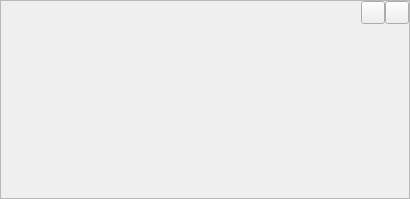
<?xml version="1.0" encoding="UTF-8"?>
<ui version="4.0">
 <class>PipePanelBScanMain</class>
 <widget class="QFrame" name="PipePanelBScanMain">
  <property name="geometry">
   <rect>
    <x>0</x>
    <y>0</y>
    <width>410</width>
    <height>199</height>
   </rect>
  </property>
  <property name="sizePolicy">
   <sizepolicy hsizetype="Preferred" vsizetype="Expanding">
    <horstretch>0</horstretch>
    <verstretch>0</verstretch>
   </sizepolicy>
  </property>
  <property name="windowTitle">
   <string>Frame</string>
  </property>
  <property name="frameShape">
   <enum>QFrame::StyledPanel</enum>
  </property>
  <property name="frameShadow">
   <enum>QFrame::Raised</enum>
  </property>
  <layout class="QGridLayout" name="gridLayout" rowstretch="0,1">
   <property name="leftMargin">
    <number>0</number>
   </property>
   <property name="topMargin">
    <number>0</number>
   </property>
   <property name="rightMargin">
    <number>0</number>
   </property>
   <property name="bottomMargin">
    <number>0</number>
   </property>
   <property name="spacing">
    <number>0</number>
   </property>
   <item row="1" column="0">
    <widget class="QSplitter" name="splitter">
     <property name="sizePolicy">
      <sizepolicy hsizetype="Preferred" vsizetype="Preferred">
       <horstretch>0</horstretch>
       <verstretch>0</verstretch>
      </sizepolicy>
     </property>
     <property name="styleSheet">
      <string notr="true">QSplitter::handle {background-color:black}</string>
     </property>
     <property name="orientation">
      <enum>Qt::Vertical</enum>
     </property>
     <property name="handleWidth">
      <number>1</number>
     </property>
     <property name="childrenCollapsible">
      <bool>false</bool>
     </property>
    </widget>
   </item>
   <item row="0" column="0">
    <layout class="QHBoxLayout" name="horizontalLayout">
     <item>
      <spacer name="horizontalSpacer">
       <property name="orientation">
        <enum>Qt::Horizontal</enum>
       </property>
       <property name="sizeHint" stdset="0">
        <size>
         <width>40</width>
         <height>20</height>
        </size>
       </property>
      </spacer>
     </item>
     <item>
      <widget class="QToolButton" name="addView">
       <property name="icon">
        <iconset resource="../../../Resources/Resources.qrc">
         <normaloff>:/icons/plus.png</normaloff>:/icons/plus.png</iconset>
       </property>
      </widget>
     </item>
     <item>
      <widget class="QToolButton" name="removeView">
       <property name="icon">
        <iconset resource="../../../Resources/Resources.qrc">
         <normaloff>:/icons/minus.png</normaloff>:/icons/minus.png</iconset>
       </property>
      </widget>
     </item>
    </layout>
   </item>
  </layout>
 </widget>
 <resources>
  <include location="../../../Resources/Resources.qrc"/>
  <include location="../../../Resources/Resources.qrc"/>
 </resources>
 <connections/>
</ui>
